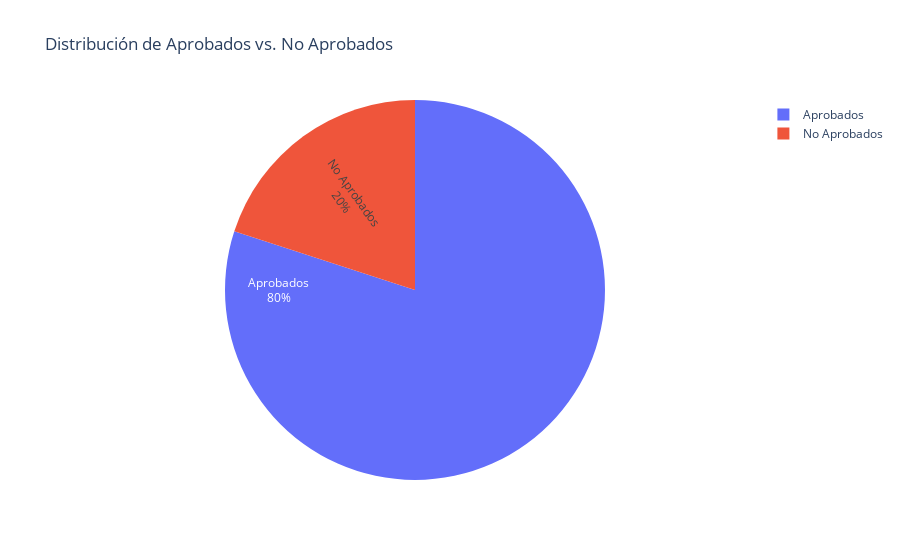

Source (notebook cell):
### Code cell
import plotly.graph_objects as go

# Calcular la cantidad de estudiantes aprobados y no aprobados
aprobados = (df['aprobado'] == 'Sí').sum()
no_aprobados = (df['aprobado'] == 'No').sum()

# Crear el diagrama de torta
fig = go.Figure(data=[go.Pie(labels=['Aprobados', 'No Aprobados'], 
                             values=[aprobados, no_aprobados], 
                             textinfo='percent+label', insidetextorientation='radial')])

# Personalizar el gráfico
fig.update_layout(title='Distribución de Aprobados vs. No Aprobados')

# Mostrar el gráfico
fig.show()

### Figure 1 — Plotly figure (JSON) as saved in the notebook; plotly's stock layout.template omitted (floating-point values rounded to 4 significant figures)
{"data": [{"insidetextorientation": "radial", "labels": ["Aprobados", "No Aprobados"], "textinfo": "percent+label", "type": "pie", "values": [16, 4]}], "layout": {"title": {"text": "Distribución de Aprobados vs. No Aprobados"}}}
